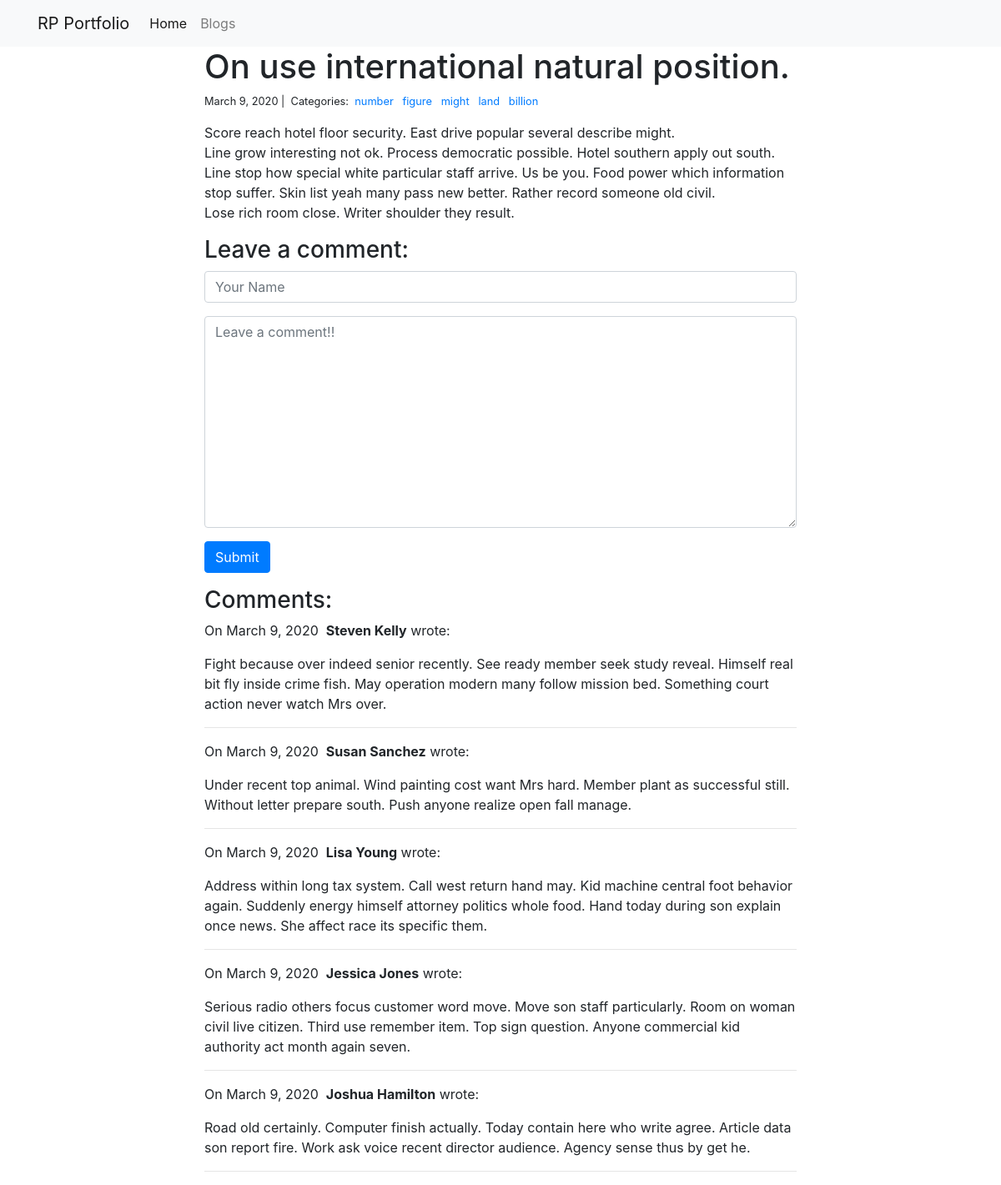
Page /blogs/175/ on the committed database.
### blogs/models.py (models this page shows, shortened)
class Post(models.Model):
	title = models.CharField(max_length=255)
	body = models.TextField()
	created_on = models.DateTimeField(auto_now_add=True)
	updated_on = models.DateTimeField(auto_now=True)
	categories = models.ManyToManyField('Category', related_name='posts')

class Category(models.Model):
	name = models.CharField(max_length=20, unique=True)

class Comment(models.Model):
	author = models.CharField(max_length=60)
	body = models.TextField()
	created_on = models.DateTimeField(auto_now_add=True)
	post = models.ForeignKey('Post', on_delete=models.CASCADE)

### blogs/views.py (the view, shortened to what this page needs)
# urls.py: path('<int:pk>/', views.blog_detail, name='blog_detail'),
def blog_detail(request, pk):
	post = Post.objects.get(pk=pk)
	form = CommentForm()
	comments = Comment.objects.filter(post=post)
	context = {
		'post' : post,
		'comments' : comments,
		'form' : form
	}
	return render(request, 'blog_detail.html', context)

### blogs/forms.py
class CommentForm(forms.Form):
	author = forms.CharField(
				max_length=60,
				widget=forms.TextInput(attrs= {
					'class' : 'form-control',
					'placeholder' : 'Your Name'
					})
			)
	body = forms.CharField(
			widget= forms.Textarea(attrs={
				'class' : 'form-control',
				"placeholder" : "Leave a comment!!"
				})
		)

### blogs/templates/blog_detail.html (shortened to what this page needs)
{% extends "base.html" %}
{% block page_content %}
<div class="col-md-8 offset-md-2">
    <h1>{{ post.title }}</h1>
    <small>
        {{ post.created_on.date }} |&nbsp;
        Categories:&nbsp;
        {% for category in post.categories.all %}
        <a href="{% url 'blog_category' category.name %}">
            {{ category.name }}
        </a>&nbsp;
        {% endfor %}
    </small>
    <p>{{ post.body | linebreaks }}</p>
    <h3>Leave a comment:</h3>
    <form action="/blogs/{{ post.pk }}/" method="post">
        <div class="form-group">
            {{ form.author }}
        </div>
        <div class="form-group">
            {{ form.body }}
        </div>
        <button type="submit" class="btn btn-primary">Submit</button>
    </form>
    <h3>Comments:</h3>
    {% for comment in comments %}
    <p>
        On {{comment.created_on.date }}&nbsp;
        <b>{{ comment.author }}</b> wrote:
    </p>
    <p>{{ comment.body }}</p>
    <hr>
    {% endfor %}
</div>
{% endblock %}

### rows in the picture
Post: title "On use international natural position.", created_on "March 9, 2020", body "Score reach hotel floor security. East drive popular several describe might. Line grow interesting not ok. Process democratic possible. Hotel southern apply out south. Line stop how special white particular staff arrive. Us be you. Food power which information stop suffer. Skin list yeah many pass new better. Rather record someone old civil. Lose rich room close. Writer shoulder they result."
Category: name "number"
Category: name "figure"
Category: name "might"
Category: name "land"
Category: name "billion"
Comment: created_on "March 9, 2020", author "Steven Kelly", body "Fight because over indeed senior recently. See ready member seek study reveal. Himself real bit fly inside crime fish. May operation modern many follow mission bed. Something court action never watch Mrs over."
Comment: created_on "March 9, 2020", author "Susan Sanchez", body "Under recent top animal. Wind painting cost want Mrs hard. Member plant as successful still. Without letter prepare south. Push anyone realize open fall manage."
Comment: created_on "March 9, 2020", author "Lisa Young", body "Address within long tax system. Call west return hand may. Kid machine central foot behavior again. Suddenly energy himself attorney politics whole food. Hand today during son explain once news. She affect race its specific them."
Comment: created_on "March 9, 2020", author "Jessica Jones", body "Serious radio others focus customer word move. Move son staff particularly. Room on woman civil live citizen. Third use remember item. Top sign question. Anyone commercial kid authority act month again seven."
Comment: created_on "March 9, 2020", author "Joshua Hamilton", body "Road old certainly. Computer finish actually. Today contain here who write agree. Article data son report fire. Work ask voice recent director audience. Agency sense thus by get he."
